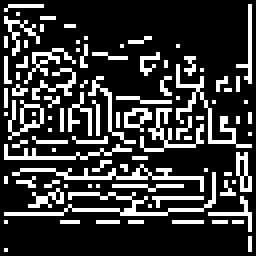
#> input picture Testing/board/RefPatterns/test_107_img_0.tiff, 64 x 64 px, given in place of img_0.tiff, which was not available (shown 4 times larger)
$ python debug.py
#> lines starting #> are read from the running program, lines starting #| are printed output that depends on the picture; after the words box and inside, x2 and y2 are one past the last pixel; in counts of white or black regions, pixels touching at a corner belong together; pictures that were not available may be replaced by others from this repository, and a replacement may not be noted
### Testing/board/scripts/export.py
import numpy as np
import struct
import PIL
import PIL.Image
import numpy as np
import os
import io
import re

# [108 lines left out: functions _serialize_u32, _serialize_u16, _serialize_u8, _serialize_s32, _serialize_s16, _serialize_s8 and 12 more, not called in this run]

# Class representing an YUV420 unpacked image
# Plane have different dimensions so it cannot be represented
# as a tensor without mixing u and v planes together
class YUV420:
    # Create object from the 3 y,u,v planes
    def __init__(self,*l):
        self._planes = l

    # Create object from a byte stream.
    # The dimension of the bytstream is (h*1.5,w) where
    # (w,h) is the image dimensions
    # [18 lines left out: function FromBytes, not called in this run]


    @property
    def planes(self):
        return self._planes

    @property
    def dims(self):
        return self.planes[0].shape

    # Create an uint8 tensor
    # If image has dimension (width,height) the tensor has dimensions
    # (height*1.5, width)
    # [12 lines left out: function tensor, not called in this run]


# This is the general image type used for the test
# It can contain a Pillow RGB or GRAY8 image
# or a numpy tensor (shape must have at most 4 dimensions)
# or a Planar object.
# A Planar object is a list of tensor of different shapes
# It is required to represent YUV420 for instance
class AlgoImage:
    IMG_RGB_TYPE = 0
    IMG_GRAY8_TYPE = 1
    IMG_NUMPY_TYPE_UINT8  = 2
    IMG_NUMPY_TYPE_UINT16 = 3
    IMG_NUMPY_TYPE_UINT32 = 4
    IMG_NUMPY_TYPE_SINT8  = 5
    IMG_NUMPY_TYPE_SINT16 = 6
    IMG_NUMPY_TYPE_SINT32 = 7
    IMG_NUMPY_TYPE_F16  = 8
    IMG_NUMPY_TYPE_F32 = 9
    IMG_NUMPY_TYPE_F64 = 10
    IMG_YUV420_TYPE = 11

    @classmethod
    def open(cls, path):
#> called with path = 'inputs/dev/img_0.tiff'
        file_name, file_extension = os.path.splitext(path)
        # Detect if the file is an image than can be read with Pillow
        # or a numpy tensor
        # or a numpy tensor representing an yuv420
        # In the case of yuv420, we save the tensor into object YUV420
        if file_extension == ".npy":
            if re.match(r'.*_yuv420',file_name):
                t = np.load(path)
                img = YUV420.FromBytes(t.tobytes(),t.shape)
                return(AlgoImage(img))
            else:
               return AlgoImage(np.load(path))
        else:
            return AlgoImage(PIL.Image.open(path))

    def __init__(self,img):
        self._img = img
#> self._img is the input picture: PIL image 64x64 L; 21.7% white in thin lines or dots

    # Save image or tensor
    # YUV420 is managed in special way
    # The tensor must be interpreted in a special way.
    # It is tracked in the filename
    # [8 lines left out: function save, not called in this run]


    @property
    def is_image(self):
        return not isinstance(self._img,np.ndarray) and not isinstance(self._img,YUV420)

    # Planar images are exported as tensor of int8 for C code
    @property
    def is_yuv420(self):
        return isinstance(self._img,YUV420)


    # [40 lines left out: functions dtype, dim, not called in this run]

    @property
    def get_size(self):
        return self.tensor.nbytes

    @property
    def tensor(self):
        if self.is_image:
           buf = np.array(self._img)
           return(buf)
        elif self.is_yuv420:
           return self._img.tensor
        else:
            return(self._img)

    @property
    def img(self):
        return self._img


    # [138 lines left out: functions serialize, unserialize, _align, serialize_tensors, _read_uint32, not called in this run]


def format_shape(l):
    nb = l[0]
    return tuple(l[1:1+nb])

# [28 lines left out: function read_tensors, not called in this run]


# [28 lines that do not run on import are left out]

### Testing/board/debug.py
import cv2 as cv
import numpy as np
from PIL import ImageOps
import PIL
import PIL.Image
import io
import scripts.export
from scripts.export import YUV420,AlgoImage,serialize_tensors,read_tensors
from scripts.details.input_generator import *

# [180 lines of commented-out code are left out]


input =   AlgoImage.open("inputs/dev/img_0.tiff").tensor
ref = AlgoImage.open("references/dev/test_0_img_0.tiff").tensor
#> call 2 of open, with path = 'references/dev/test_0_img_0.tiff'
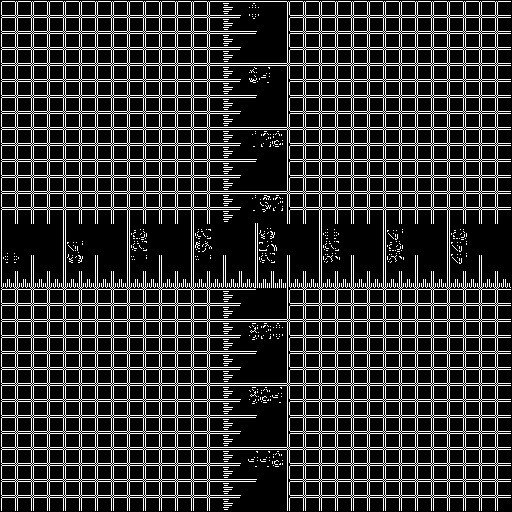
#> input picture Testing/board/RefPatterns/test_0_img_0.tiff, 512 x 512 px, found by its file name
#> in __init__, self._img is the input picture: PIL image 512x512 L; 19% white in thin lines or dots
refauto = AlgoImage.open("RefPatterns/test_2_img_0.tiff").tensor
#> call 3 of open, with path = 'RefPatterns/test_2_img_0.tiff'
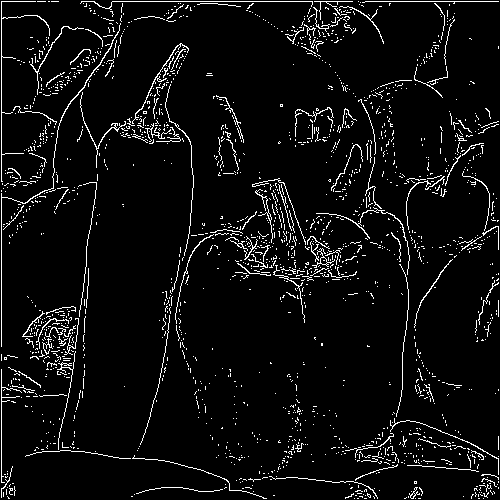
#> input picture Testing/board/RefPatterns/test_2_img_0.tiff, 500 x 500 px
#> in __init__, self._img is the input picture: PIL image 500x500 L; 5.5% white in thin lines or dots
out2 = AlgoImage.open("results/img/AC6/VHT-M7/group_3/test_2_img_0.tiff").tensor
out = AlgoImage.open("results/img/AC6/VHT-Corstone-300/group_3/test_2_img_0.tiff").tensor
mv = AlgoImage.open("references/dev/output.tif").tensor
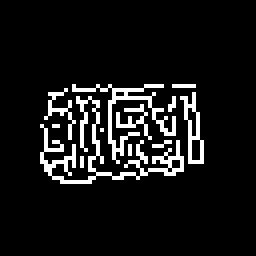
#> input picture Testing/board/RefPatterns/test_128_img_0.tiff, 64 x 64 px, given in place of output.tif, which was not available (shown 4 times larger)
#> in __init__, self._img is the input picture: PIL image 64x64 L; 8.6% white in thin lines or dots, all inside (x1, y1, x2, y2) = (10, 21, 51, 46)
#
#print(ref-out)
#
#print("out", out[0,0])
#print("ref", ref[0,0])
c = 0
t = np.array([])
ref = ref.astype(dtype=np.int16)
#> ref: shape (512, 512) int16; 19% white in thin lines or dots
out = out.astype(dtype=np.int16)
#> out: shape (500, 500) int16; 5.5% white in thin lines or dots
diff = np.array(abs(out2-out))
#> diff: shape (500, 500) int16; every value is 0
# [7 lines of commented-out code are left out]
img = PIL.Image.fromarray(diff)
#> img: PIL image 500x500 I; every value is 0
img.show()
# [18 lines of commented-out code are left out]
